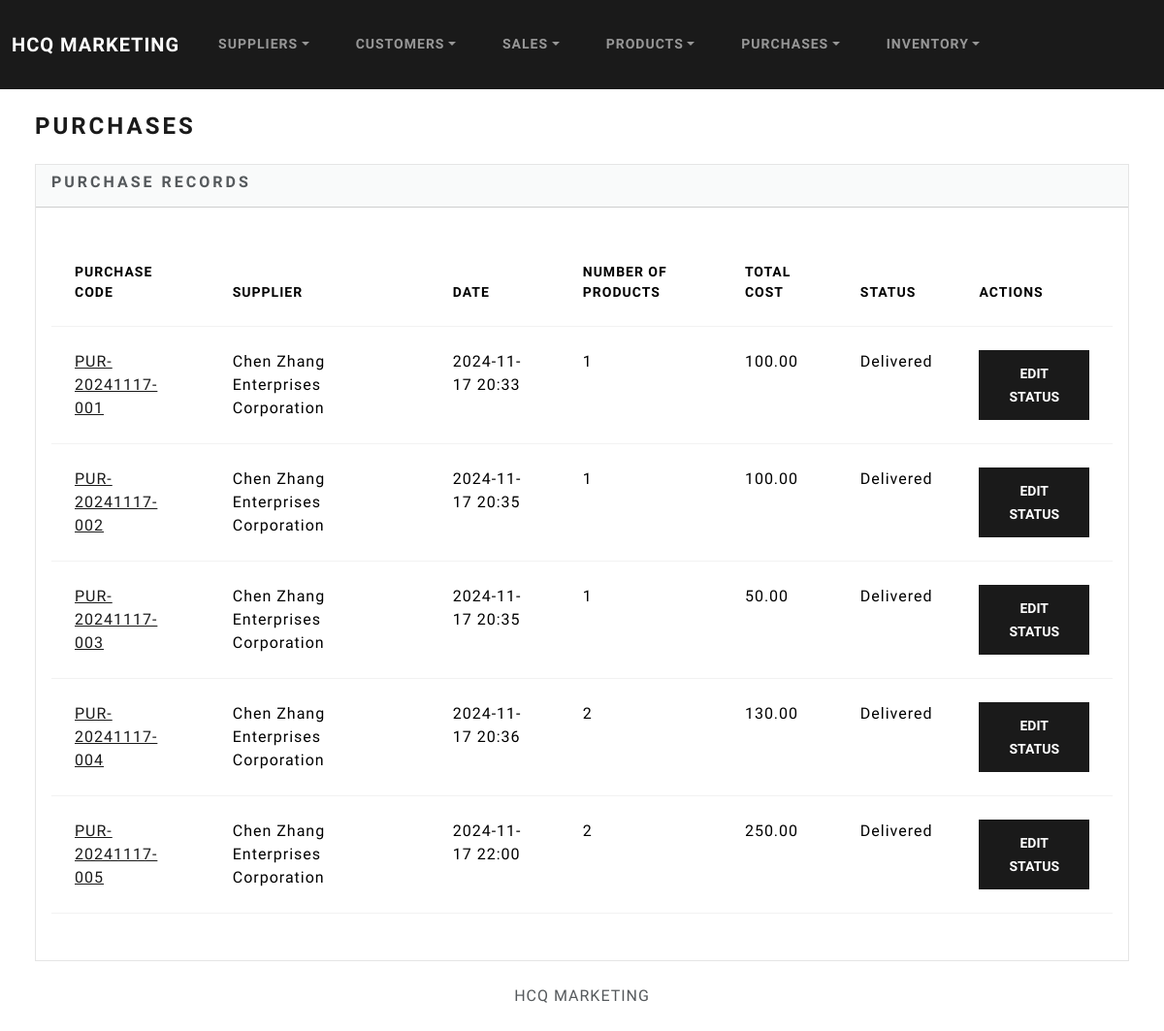
The page /purchases/ on the database as committed earlier.
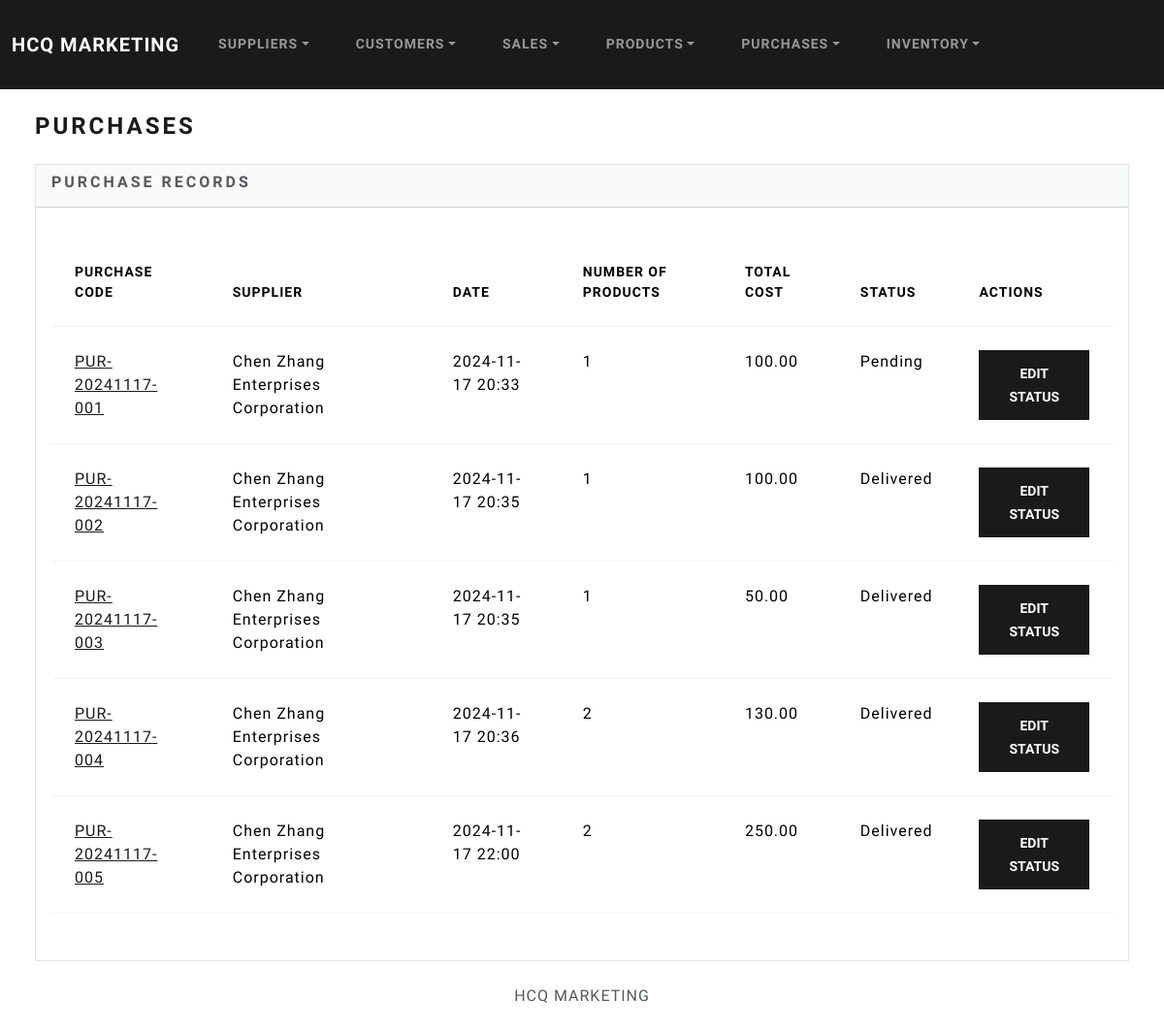
The same page on the database as committed later.
### purchases/models.py (models this page shows, shortened)
class Purchase(models.Model):
    STATUS_CHOICES = [
        ('Pending', 'Pending'),
        ('Partially Delivered', 'Partially Delivered'),
        ('Delivered', 'Delivered'),
        ('Cancelled', 'Cancelled'),
    ]
    supplier = models.ForeignKey(Supplier, on_delete=models.CASCADE, related_name='purchases')
    date = models.DateTimeField(auto_now_add=True)
    total_cost = models.DecimalField(max_digits=10, decimal_places=2, default=0.00)
    purchase_code = models.CharField(max_length=20, unique=True, editable=False, blank=True)
    status = models.CharField(max_length=20, choices=STATUS_CHOICES, default='Pending')

### suppliers/models.py (models this page shows, shortened)
class Supplier(models.Model):
    first_name = models.CharField(max_length=50)
    last_name = models.CharField(max_length=50)
    supplier_hardware = models.CharField(max_length=50)
    email = models.EmailField(max_length=100)
    address = models.CharField(max_length=100)
    contact_num = models.CharField(max_length=15)
    dateStart = models.DateField("Date Started")
    dateEdit = models.DateTimeField(default=timezone.now)

### purchases/views.py (the view)
# urls.py: path('purchases/', views.purchase_index, name='purchase_index'),
def purchase_index(request):
    purchases = Purchase.objects.annotate(product_count=Count('items'))
    return render(request, 'purchases/index.html', {'purchases': purchases})

### purchases/templates/purchases/index.html (shortened to what this page needs)
{% extends "base.html" %}
{% block body %}
<h3 class="m-4">Purchases</h3>
<div class="row">
    <div class="col-12">
        {% if purchases %}
        <div class="card bg-light ms-4 me-4 mb-4">
            <div class="card-header">
                <h5 class="card-title">Purchase Records</h5>
            </div>
            <div class="card-body">
                <p class="card-text">
                    <div class="table-responsive">
                        <table class="table table-hover">
                            <thead>
                                <tr>
                                    <th scope="col">Purchase Code</th>
                                    <th scope="col">Supplier</th>
                                    <th scope="col">Date</th>
                                    <th scope="col">Number of Products</th>
                                    <th scope="col">Total Cost</th>
                                    <th scope="col">Status</th>
                                    <th scope="col">Actions</th>
                                </tr>
                            </thead>
                            <tbody>
                                {% for purchase in purchases %}
                                <tr>
                                    <td><a href="{% url 'purchases:purchase_detail' purchase.id %}">{{ purchase.purchase_code }}</a></td>
                                    <td>{{ purchase.supplier.supplier_hardware }}</td>
                                    <td>{{ purchase.date|date:"Y-m-d H:i" }}</td>
                                    <td>{{ purchase.product_count }}</td>
                                    <td>{{ purchase.total_cost }}</td>
                                    <td>
                                        <span>{{ purchase.status }}</span>
                                    </td>
                                    <td>
                                        <button class="btn btn-primary" data-bs-toggle="modal" data-bs-target="#editStatusModal{{ purchase.id }}">
                                            Edit Status
                                        </button>
                                    </td>
                                </tr>
                                {% endfor %}
                            </tbody>
                        </table>
                    </div>
                </p>
            </div>
        </div>
        {% else %}
            <h5 class="alert alert-primary ms-4 me-4"> No Purchase Records </h5>
        {% endif %}
    </div>
</div>
{% endblock %}

Rows that differ between the two databases and show on the page:
changed Purchase "PUR-20241117-001": status "Delivered" → "Pending"
